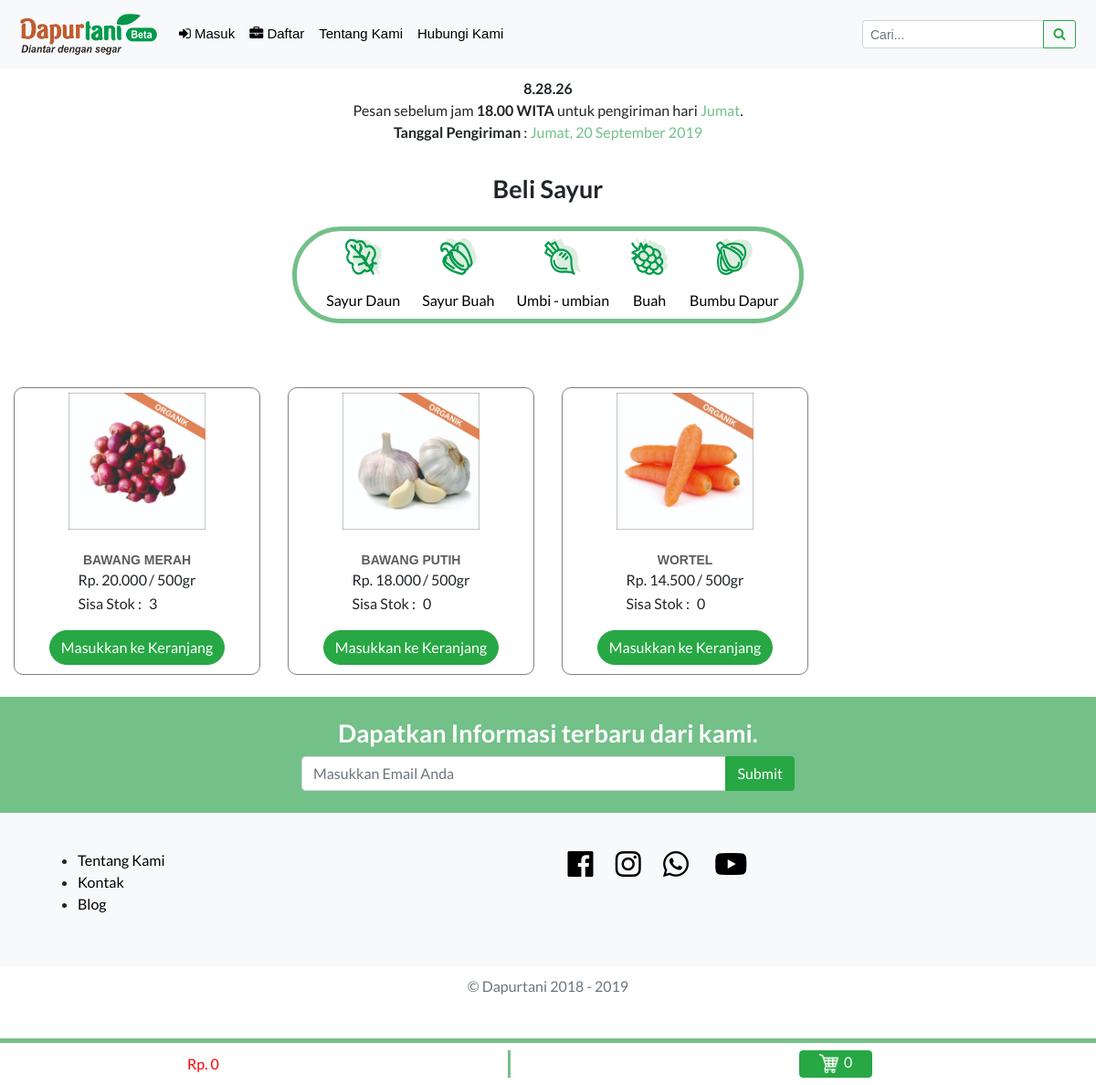
Page /home/umbi_umbian on the earlier database version.
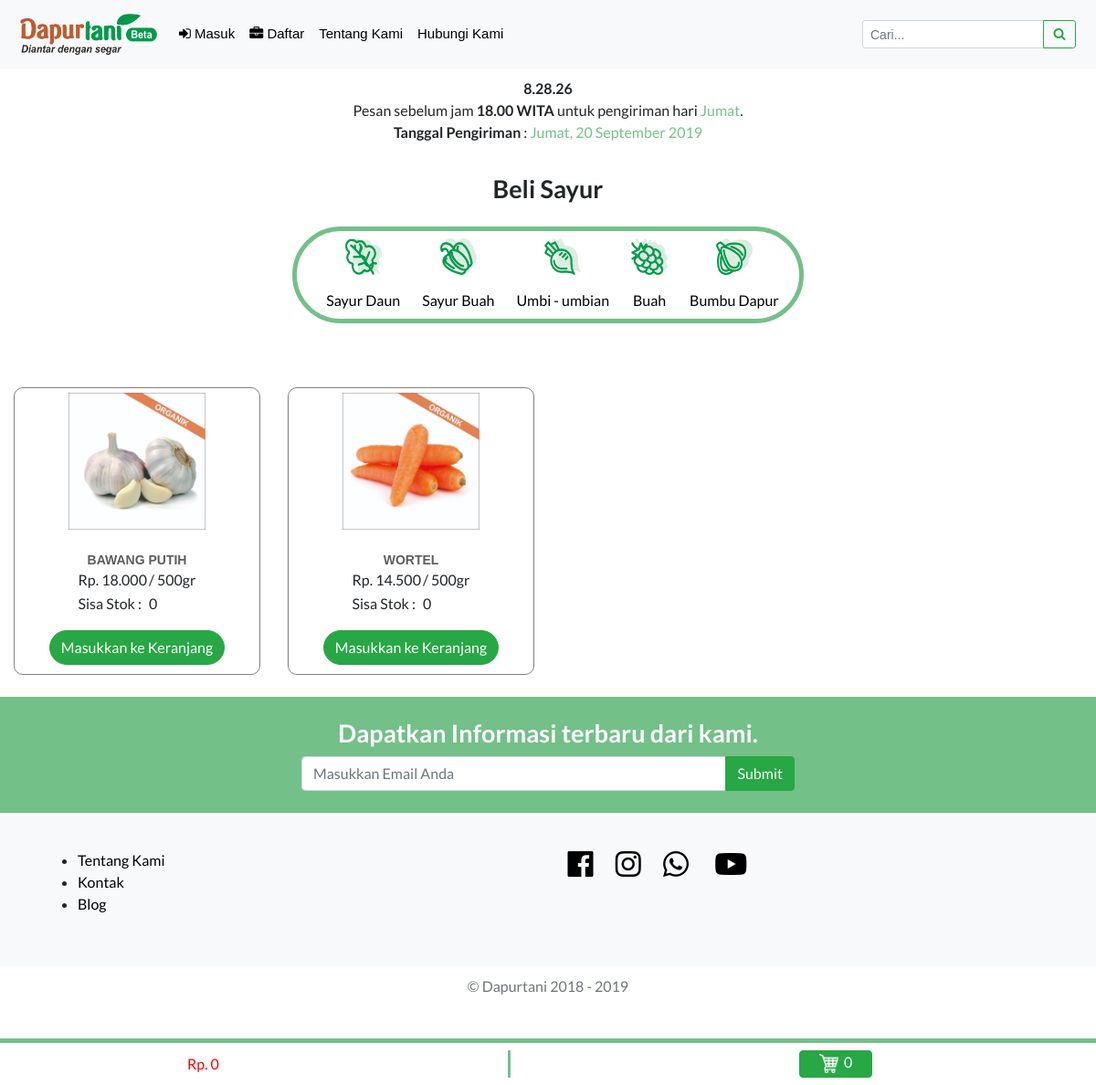
Same page on the later database version.
### tables this page shows
CREATE TABLE `t_sayur` (
  `id_sayur` int(7) NOT NULL,
  `nama_sayur` varchar(255) NOT NULL,
  `harga` int(10) NOT NULL,
  `promo` int(11) NOT NULL,
  `satuan` varchar(20) NOT NULL,
  `stock` int(10) NOT NULL,
  `status` tinyint(1) NOT NULL,
  `gambar` varchar(255) NOT NULL
);

### application/controllers/Home.php (called while the page is built, shortened)
  <?php
class Home extends CI_Controller {
  function __construct()
{
    $this->load->library(array('template', 'cart', 'form_validation', 'email', 'session'));
    $this->load->model(array('app', 'admin'));
    $this->load->helper(['form','security','string']);
}
  public function umbi_umbian()
  {
    $data['data'] = $this->app->get_where('t_sayur', ['status' => 3]);
    $this->load->view('user/sayur', $data);
  }
}

### index.php (called while the page is built, shortened)
<?php
require_once BASEPATH.'core/CodeIgniter.php';

### application/models/App.php (called while the page is built, shortened)
<?php
class App extends CI_Model {
	function get_where($table = null, $where = null)
	{
		$this->db->from($table);
		$this->db->where($where);
		return $this->db->get();
	}
}

### application/views/user/sayur.php (the view, shortened to what the changed rows need)
<!DOCTYPE html>
<html lang="en">
  <head>
    <link rel="stylesheet" href="https://stackpath.bootstrapcdn.com/bootstrap/4.1.3/css/bootstrap.min.css">
    <link href="https://cdnjs.cloudflare.com/ajax/libs/font-awesome/4.7.0/css/font-awesome.min.css" rel="stylesheet">
    <link href="<?= base_url(); ?>assets/vendor/fontawesome-free/css/all.min.css" rel="stylesheet">
    <link href="<?= base_url(); ?>assets/vendor/font-awesome/css/font-awesome.min.css" rel="stylesheet">
    <link href="<?= base_url(); ?>assets/vendor/simple-line-icons/css/simple-line-icons.css" rel="stylesheet" type="text/css">
    <link href="<?= base_url(); ?>assets/vendor/owlcarousel/assets/owl.carousel.min.css" rel="stylesheet">
    <link href="<?= base_url(); ?>assets/vendor/owlcarousel/assets/owl.theme.default.min.css" rel="stylesheet">
    <link href="<?= base_url(); ?>assets/css/style.css" rel="stylesheet">
    <link href="<?= base_url(); ?>assets/css/sidebar.css" rel="stylesheet">
  </head>
<body id="header" onload="setInterval('reloadwaktu()');">
    <section class="box-sayur text-center pt-4" id="belisayur">
      <h2>Beli Sayur</h2>
      <div class="row isi-box-sayur">
         <?php foreach($data->result() as $key) : ?>
           <div class="col-6 col-md-6 col-sm-6 col-lg-3 col-xl-3 my-col">
             <div class="work">
                 <img class="sayur" src="<?= base_url(); ?>assets/upload/<?= $key->gambar; ?>" alt="">
                 <div class="work-bottom">
                   <h3><?= $key->nama_sayur; ?></h3>
                   <div class="row">
                     <div class="col-sm-12">
                       <table align="center">
                         <tr>
                   <td align="left">Rp. <?= number_format($key->harga, 0, ',', '.'); ?></td>
                   <td align="left">/ <?= $key->satuan; ?></td>
                 </tr>
                 <tr>
                   <td align="left">Sisa Stok : </td>
                   <td align="left"> <?= $key->stock; ?></td>
                 </tr>
               </table>
             </div>
           </div>
                 <a class="btn btn-beli btn-success" href="<?= base_url(); ?>cart/add/<?= $key->id_sayur; ?>">Masukkan ke Keranjang</a>
               </div>
             </div>
           </div>
        <?php endforeach; ?>
      </div>
    </section>
<br>
<section class="berlangganan text-white pt-4 pb-4" id="berlangganan">
  <div class="container">
    <div class="row justify-content-md-center">
      <div class="col-xl-9 text-center">
        <h1 class="mb-2">Dapatkan Informasi terbaru dari kami.</h1>
      </div>
      </div>
    </div>
</section>
</body>
</html>

Differences in the rows shown:
no longer on this page (row edited): t_sayur: gambar (picture), nama_sayur "BAWANG MERAH", harga "20.000", satuan "500gr", stock "3"
